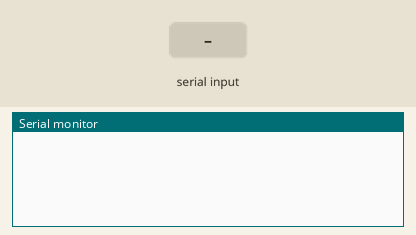
A sketch run on a simulated Arduino Mega 2560, built with avr-gcc and run on an emulated ATmega2560. On the bench: the last lines printed to the serial monitor. The inputs (shaded band) are chosen by the test bench.

Above: at 1.2 s.
1.3 s: "Serial1\n" received over the second serial link
At 1.7 s:
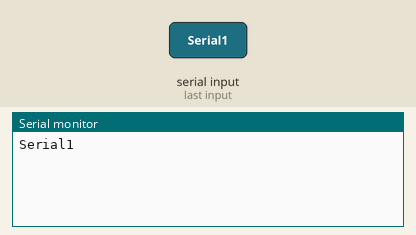
2.8 s: "1\n" received over the second serial link
At 4.1 s:
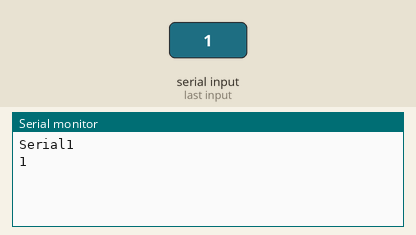

The sketch:

nodecum_mega.ino
```cpp
/*
  SerialPassthrough sketch

  Some boards, like the Arduino 101, the MKR1000, Zero, or the Micro, have one
  hardware serial port attached to Digital pins 0-1, and a separate USB serial
  port attached to the IDE Serial Monitor. This means that the "serial
  passthrough" which is possible with the Arduino UNO (commonly used to interact
  with devices/shields that require configuration via serial AT commands) will
  not work by default.

  This sketch allows you to emulate the serial passthrough behaviour. Any text
  you type in the IDE Serial monitor will be written out to the serial port on
  Digital pins 0 and 1, and vice-versa.

  On the 101, MKR1000, Zero, and Micro, "Serial" refers to the USB Serial port
  attached to the Serial Monitor, and "Serial1" refers to the hardware serial
  port attached to pins 0 and 1. This sketch will emulate Serial passthrough
  using those two Serial ports on the boards mentioned above, but you can change
  these names to connect any two serial ports on a board that has multiple ports.

  created 23 May 2016
  by Erik Nyquist
*/
String recive = "";

void setup() {
  Serial.begin(115200);
  Serial2.begin(115200);
}

void loop() {


    // read the incoming:
    recive = Serial2.readStringUntil('\n');
    Serial.println(recive);


}
```

Measured:
- after the input at 1.3 s, the serial monitor: prints a new line at once (image 1)
- after the input at 2.8 s, the serial monitor: prints a new line at once (image 2)
